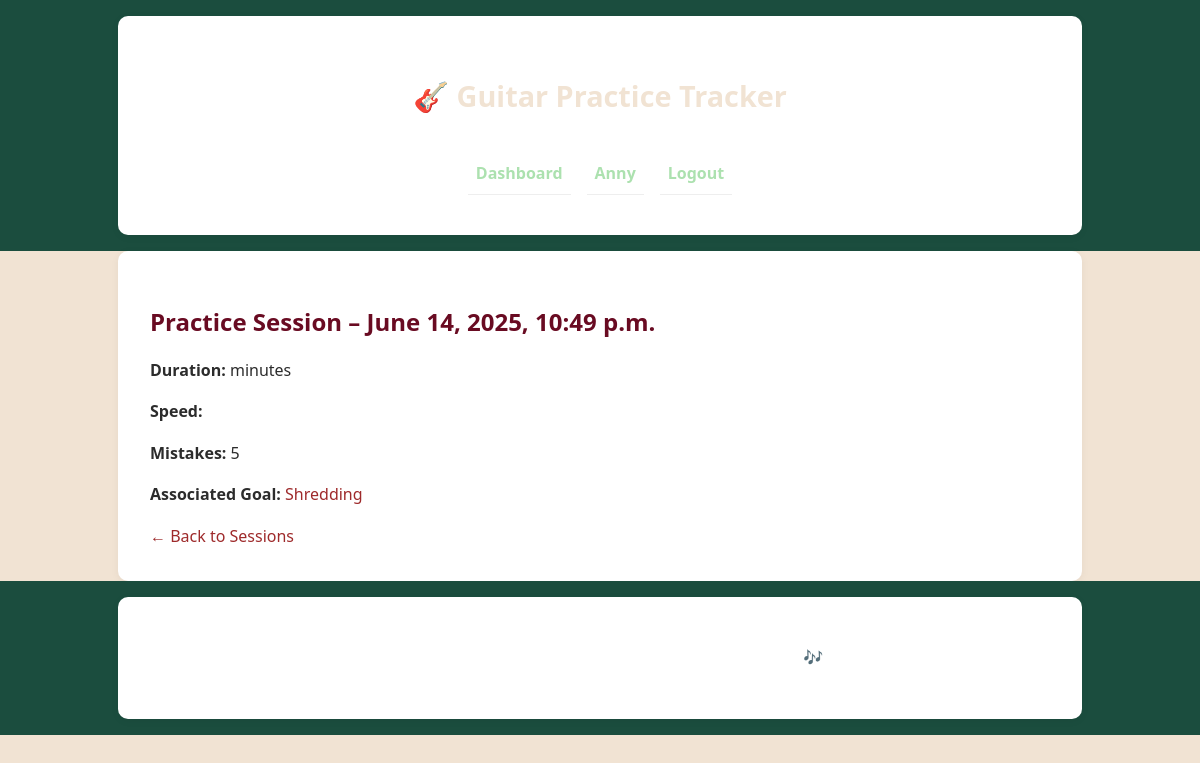
/practice/session/4/ (signed in), run on the app's committed database.
### accounts/models.py (models this page shows)
class CustomUser(AbstractUser):
    pass

### practice/models.py (models this page shows, shortened)
class PracticeSession(models.Model):
    user = models.ForeignKey(User, on_delete=models.CASCADE)
    goal = models.ForeignKey(
                            Goal,
                            on_delete=models.SET_NULL,
                            null=True,
                            blank=True,
                            related_name='sessions'
        )
    date = models.DateTimeField(default=timezone.now)
    duration = models.PositiveIntegerField(help_text="Duration in minutes")
    tempo = models.PositiveIntegerField(null=True, blank=True)
    mistakes = models.PositiveIntegerField(null=True, blank=True)
    accuracy = models.FloatField(null=True, blank=True)
    progress_percent = models.FloatField(null=True, blank=True)
    notes = models.TextField(blank=True)

class Goal(models.Model):
    user = models.ForeignKey(
        settings.AUTH_USER_MODEL,
        on_delete=models.CASCADE, related_name='goals'
    )
    title = models.CharField(max_length=100)
    description = models.TextField(blank=True)
    standard_goal = models.ForeignKey(
        StandardGoalDefinition,
        on_delete=models.SET_NULL, null=True, blank=True
    )
    created_at = models.DateTimeField(auto_now_add=True)
    target_date = models.DateField(null=True, blank=True)
    metrics = JSONField(
        null=True,
        blank=True,
        help_text='Dict of target values for selected metrics (e.g. {"tempo": 120, "mistakes": 0})'
    )

### practice/views.py (the view)
# urls.py: path('session/<int:pk>/', views.session_detail, name='session_detail'),
@login_required
def session_detail(request, pk):
    session = get_object_or_404(PracticeSession, pk=pk, user=request.user)
    return render(request, 'practice/session_detail.html', {'session': session})

### practice/templates/practice/session_detail.html (shortened to what this page needs)
{% extends 'base.html' %}
{% block content %}
  <h2>Practice Session – {{ session.date }}</h2>
  <p><strong>Duration:</strong> {{ session.duration_minutes }} minutes</p>
  <p><strong>Speed:</strong> {{ session.speed }}</p>
  <p><strong>Mistakes:</strong> {{ session.mistakes }}</p>
  {% if session.goal %}
    <p><strong>Associated Goal:</strong>
      <a href="{% url 'goal_detail' session.goal.pk %}">{{ session.goal.title }}</a>
    </p>
  {% else %}
    <p><em>No goal linked to this session.</em></p>
  {% endif %}
  <a href="{% url 'dashboard' %}">← Back to Sessions</a>
{% endblock %}

### templates/base.html (shortened to what this page needs)
{% load static %}
<!DOCTYPE html>
<html lang="en">
<head>
    <link rel="stylesheet" href="{% static 'css/style.css' %}">
</head>
<body>
    <header class="site-header">
        <div class="container">
            <h1 class="logo"><a href="{% url 'home' %}">🎸 Guitar Practice Tracker</a></h1>
            <nav class="main-nav">
                <ul>
                    {% if user.is_authenticated %}
                        <li><a href="{% url 'dashboard' %}">Dashboard</a></li>
                        <li><a href="{% url 'profile' %}">{{ user.username }}</a></li>
                        <li><a href="{% url 'logout' %}">Logout</a></li>
                    {% else %}
                        <li><a href="{% url 'login' %}">Login</a></li>
                        <li><a href="{% url 'register' %}">Register</a></li>
                    {% endif %}
                </ul>
            </nav>
        </div>
    </header>
    <main class="container">
        {% block content %}{% endblock %}
    </main>
    <footer class="site-footer">
        <div class="container">
            <p>© 2025 Guitar Practice Tracker — Practice makes perfect 🎶</p>
        </div>
    </footer>
</body>
</html>

### static/css/style.css (style rules this page uses)
:root { --vintage-green: #1b4d3e; --surf-green: #ace1af; --vintage-cream: #f1e3d3; --auburn: #9e2a2b; --maroon: #690b22; --text-dark: #2c2c2c; --text-light: #ffffff; --font-sans: 'Segoe UI', Tahoma, Geneva, Verdana, sans-serif; }
body { margin: 0; font-family: var(--font-sans); background-color: var(--vintage-cream); color: var(--text-dark); line-height: 1.6; }
header, footer, .site-header, .site-footer { background-color: var(--vintage-green); color: var(--text-light); padding: 1rem; text-align: center; }
.site-header .container { display: flex; flex-direction: column; align-items: center; }
.logo a { color: var(--vintage-cream); font-size: 1.8rem; text-decoration: none; }
.main-nav ul { display: flex; gap: 1rem; justify-content: center; flex-wrap: wrap; margin: 0.5rem 0 0; padding: 0; list-style: none; }
.main-nav a { color: var(--surf-green); font-weight: bold; }
a { color: var(--auburn); text-decoration: none; }
.container { max-width: 900px; margin: 0 auto; padding: 2rem; background-color: #fff; box-shadow: 0 2px 8px rgba(0, 0, 0, 0.05); border-radius: 10px; }
h1, h2, h3 { color: var(--maroon); margin-bottom: 1rem; }
ul { list-style: none; padding-left: 0; }
ul li { margin: 0.5rem 0; padding: 0.5rem; border-bottom: 1px solid #eee; }

### data on the page
CustomUser: username "Anny"
PracticeSession: date "June 14, 2025, 10:49 p.m.", mistakes "5", goal "Shredding"
